Frame 1 (no input): blank canvas, image omitted
Frame 60 (no input): blank canvas, image omitted
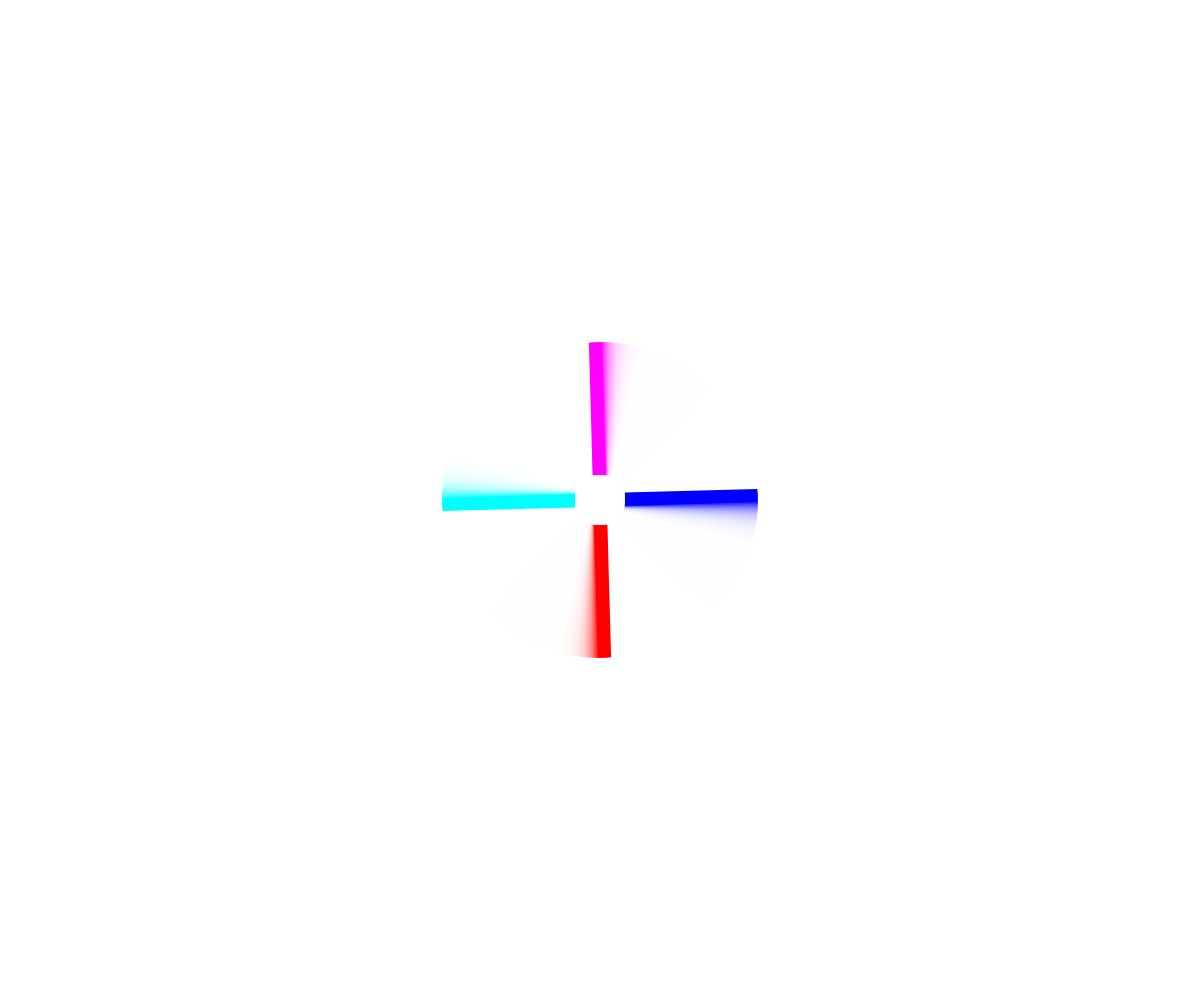
Frame 120 (the mouse pressed at the canvas centre since frame 60)

The p5.js sketch whose frames 1 and 60 were blank and that drew this single picture after the mouse press (run headless with seeded random() and noise() and a simulated clock; from frame 60 on, the mouse is pressed at the canvas centre):

// p5.js sketch
// ── sketch.js
// make an array to hold Thing objects
let things = [];

// when starting the sketch
function setup() {
// create canvas filling the window
  createCanvas(windowWidth, windowHeight);
}

// every frame
function draw() {
  // make background slightly transparent
  background(255, 50);
  // draw all the things
  for (let i = 0; i < things.length; i++) {
    // draw each thing
    things[i].draw();
  }
}
function mousePressed() {
  // create a new Thing at mouse position and add to array
  let t = new Thing(mouseX, mouseY);
  things.push(t);
}




// ── Thing.js
class Thing {
    // when creating a new Thing
  constructor(x, y) {
    // position based on mouse click
    this.x = x;
    this.y = y;

    this.halfSize = random(40, 140);
    this.w = max(6, this.halfSize * 0.12);
    // an array of colors for the lines
    const palette = [
      color(255, 0, 0),
      color(0, 255, 0),
      color(0, 0, 255),
      color(255, 255, 0),
      color(255, 0, 255),
      color(0, 255, 255)
    ];
    // pick 4 random colors from the palette
    this.colors = shuffle(palette).slice(0, 4);
    // the gap at the center of the lines
    this.gap = constrain(this.halfSize * 0.45, 10, this.halfSize * 0.9);

    this.angle = random(0, TWO_PI);
    this.rotationSpeed = random(-0.02, 0.02);
  }

  draw() {
    push();
    translate(this.x, this.y);
    rotate(this.angle);

    strokeCap(SQUARE);
    strokeWeight(this.w);

    const s = this.halfSize;
    const drawSplit = (x1, y1, x2, y2, c1, c2) => {
      const dx = x2 - x1, dy = y2 - y1;
      const L = Math.hypot(dx, dy);
      if (L <= 0) return;
      const gap = Math.min(this.gap, L - 0.001);
      const keep = (L - gap) / 2;
      const ux = dx / L, uy = dy / L;
      const mx1 = x1 + ux * keep, my1 = y1 + uy * keep;
      const mx2 = x2 - ux * keep, my2 = y2 - uy * keep;
      stroke(c1); line(x1, y1, mx1, my1);
      stroke(c2); line(mx2, my2, x2, y2);
    };

    drawSplit(-s, -s, s, s, this.colors[0], this.colors[1]);
    drawSplit(s, -s, -s, s, this.colors[2], this.colors[3]);

    pop();

    this.angle += this.rotationSpeed;
  }
}
